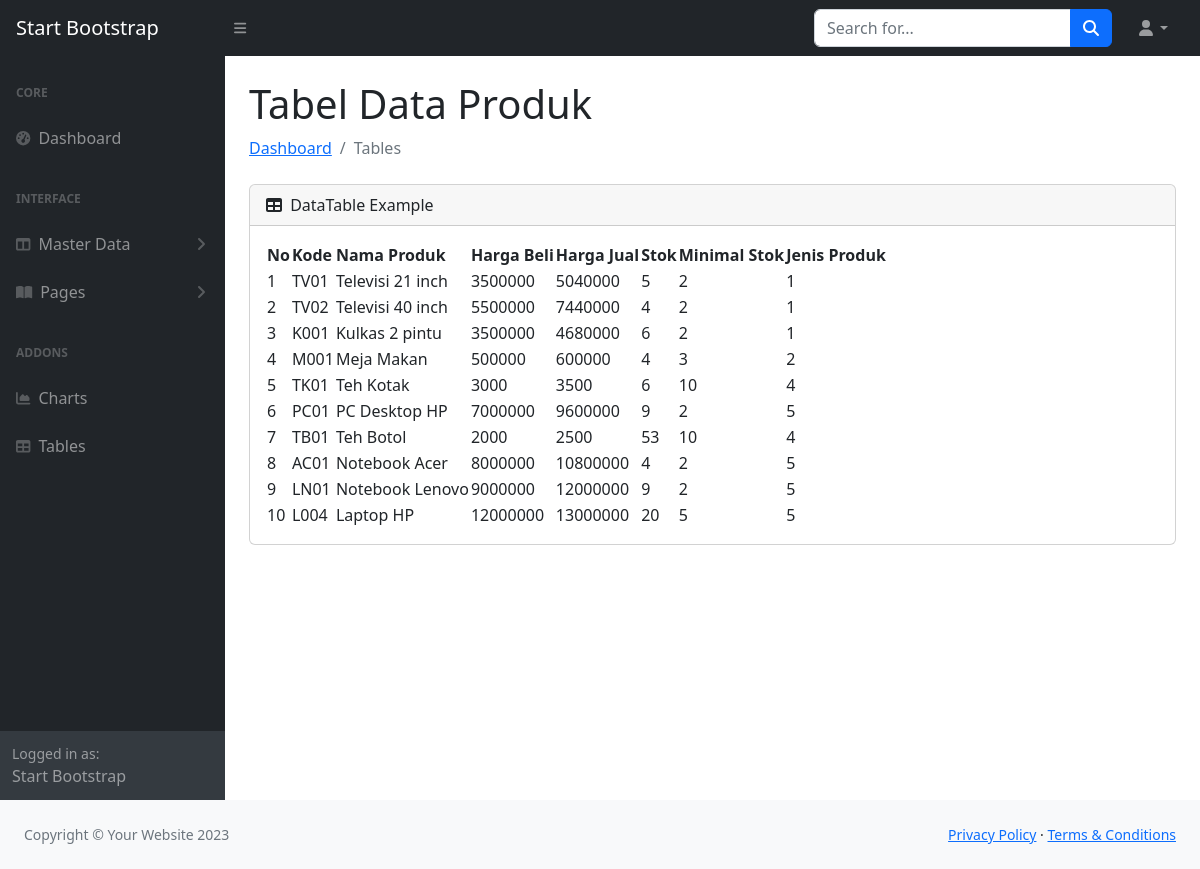
The page /admin/index.php?url=product on the database its author committed.
### tables this page shows
CREATE TABLE `produk` (
  `id` int(11) NOT NULL,
  `kode` varchar(10) DEFAULT NULL,
  `nama` varchar(45) DEFAULT NULL,
  `harga_beli` double DEFAULT NULL,
  `harga_jual` double DEFAULT NULL,
  `stok` int(11) DEFAULT NULL,
  `min_stok` int(11) DEFAULT NULL,
  `jenis_produk_id` int(11) NOT NULL
);

### admin/models/produk.php (called while the page is built)
<?php
class Produk{
    private $koneksi;
    public function __construct(){
        global $dbh;
        $this->koneksi = $dbh;
    }
    public function dataProduk(){
        $sql = "SELECT produk.*, jenis_produk.nama as Kategori FROM produk INNER JOIN
        jenis_produk ON jenis_produk.id = produk.jenis_produk_id";
        $ps = $this->koneksi->prepare($sql);
        $ps->execute();
        $rs = $ps->fetchAll();
        return $rs;
    }
}
?>

### admin/product.php (the view, shortened to what this page needs)
<?php
    include_once 'top.php';
    include_once 'menu.php';
$model = new Produk();
$data_produk = $model->dataProduk();
?>
                        <h1 class="mt-4">Tabel Data Produk</h1>
                        <ol class="breadcrumb mb-4">
                            <li class="breadcrumb-item"><a href="index.html">Dashboard</a></li>
                            <li class="breadcrumb-item active">Tables</li>
                        </ol>
                        <div class="card mb-4">
                            <div class="card-header">
                                <i class="fas fa-table me-1"></i>
                                DataTable Example
                            </div>
                            <div class="card-body">
                                <table id="datatablesSimple">
                                <thead>
                                        <tr>
                                            <th>No</th>
                                            <th>Kode</th>
                                            <th>Nama Produk</th>
                                            <th>Harga Beli</th>
                                            <th>Harga Jual</th>
                                            <th>Stok</th>
                                            <th>Minimal Stok</th>
                                            <th>Jenis Produk</th>
                                        </tr>
                                    </thead>
                                    <tbody>
                                        <?php
                                        $no = 1;
                                        foreach($data_produk as $row){
                                        ?>
                                        <tr>
                                            <td><?= $no ?></td>
                                            <td><?= $row['kode']?></td>
                                            <td><?= $row['nama']?></td>
                                            <td><?= $row['harga_beli']?></td>
                                            <td><?= $row['harga_jual']?></td>
                                            <td><?= $row['stok']?></td>
                                            <td><?= $row['min_stok']?></td>
                                            <td><?= $row['jenis_produk_id']?></td>
                                        </tr>
                                        <?php
                                        $no++;
                                        }
                                        ?>
                                    </tbody>
                                </table>
                            </div>
</div>
</div>

### admin/top.php (shortened to what this page needs)
<!DOCTYPE html>
<html lang="en">
    <head>
        <link href="css/styles.css" rel="stylesheet" />
        <link href="https://cdn.jsdelivr.net/npm/simple-datatables@7.1.2/dist/style.min.css" rel="stylesheet" />
    </head>
    <body>
        <nav class="sb-topnav navbar navbar-expand navbar-dark bg-dark">
            <a class="navbar-brand ps-3" href="index.html">Start Bootstrap</a>
            <button class="btn btn-link btn-sm order-1 order-lg-0 me-4 me-lg-0" id="sidebarToggle" href="#!"><i class="fas fa-bars"></i></button>
            <form class="d-none d-md-inline-block form-inline ms-auto me-0 me-md-3 my-2 my-md-0">
                <div class="input-group">
                    <input class="form-control" type="text" placeholder="Search for..." aria-label="Search for..." aria-describedby="btnNavbarSearch" />
                    <button class="btn btn-primary" id="btnNavbarSearch" type="button"><i class="fas fa-search"></i></button>
                </div>
            </form>
            <ul class="navbar-nav ms-auto ms-md-0 me-3 me-lg-4">
                <li class="nav-item dropdown">
                    <a class="nav-link dropdown-toggle" id="navbarDropdown" href="#" role="button" data-bs-toggle="dropdown" aria-expanded="false"><i class="fas fa-user fa-fw"></i></a>
                </li>
            </ul>
        </nav>

### admin/menu.php (shortened to what this page needs)
<div id="layoutSidenav">
            <div id="layoutSidenav_nav">
                <nav class="sb-sidenav accordion sb-sidenav-dark" id="sidenavAccordion">
                    <div class="sb-sidenav-menu">
                        <div class="nav">
                            <div class="sb-sidenav-menu-heading">Core</div>
                            <a class="nav-link" href="index.php?url=dashboard">
                                <div class="sb-nav-link-icon"><i class="fas fa-tachometer-alt"></i></div>
                                Dashboard
                            </a>
                            <div class="sb-sidenav-menu-heading">Interface</div>
                            <a class="nav-link collapsed" href="#" data-bs-toggle="collapse" data-bs-target="#collapseLayouts" aria-expanded="false" aria-controls="collapseLayouts">
                                <div class="sb-nav-link-icon"><i class="fas fa-columns"></i></div>
                                Master Data
                                <div class="sb-sidenav-collapse-arrow"><i class="fas fa-angle-down"></i></div>
                            </a>
                            <a class="nav-link collapsed" href="#" data-bs-toggle="collapse" data-bs-target="#collapsePages" aria-expanded="false" aria-controls="collapsePages">
                                <div class="sb-nav-link-icon"><i class="fas fa-book-open"></i></div>
                                Pages
                                <div class="sb-sidenav-collapse-arrow"><i class="fas fa-angle-down"></i></div>
                            </a>
                            <div class="sb-sidenav-menu-heading">Addons</div>
                            <a class="nav-link" href="charts.html">
                                <div class="sb-nav-link-icon"><i class="fas fa-chart-area"></i></div>
                                Charts
                            </a>
                            <a class="nav-link" href="tables.html">
                                <div class="sb-nav-link-icon"><i class="fas fa-table"></i></div>
                                Tables
                            </a>
                        </div>
                    </div>
                    <div class="sb-sidenav-footer">
                        <div class="small">Logged in as:</div>
                        Start Bootstrap
                    </div>
                </nav>
            </div>

### admin/index.php (shortened to what this page needs)
<?php
include_once 'top.php';
include_once 'menu.php';
include_once 'models/produk.php';
?>
 <div id="layoutSidenav_content">
                <main>
                    <div class="container-fluid px-4">
                        <?php
                        $url = $_GET['url'];
                        if($url == 'dashboard'){
                            include_once 'dashboard.php';
                        } else if (!empty($url)){
                            include_once ''.$url.'.php';
                        } else { 'dashboard.php';
                        }
                        ?>
                    </div>
</div>
<?php
include_once 'bottom.php';
?>

### admin/bottom.php (shortened to what this page needs)
<footer class="py-4 bg-light mt-auto">
                    <div class="container-fluid px-4">
                        <div class="d-flex align-items-center justify-content-between small">
                            <div class="text-muted">Copyright &copy; Your Website 2023</div>
                            <div>
                                <a href="#">Privacy Policy</a>
                                &middot;
                                <a href="#">Terms &amp; Conditions</a>
                            </div>
                        </div>
                    </div>
                </footer>
    </body>
</html>

### rows shown on the page
produk: kode "TV01", nama "Televisi 21 inch", harga_beli "3500000", harga_jual "5040000", stok "5", min_stok "2", jenis_produk "1"
produk: kode "TV02", nama "Televisi 40 inch", harga_beli "5500000", harga_jual "7440000", stok "4", min_stok "2", jenis_produk "1"
produk: kode "K001", nama "Kulkas 2 pintu", harga_beli "3500000", harga_jual "4680000", stok "6", min_stok "2", jenis_produk "1"
produk: kode "M001", nama "Meja Makan", harga_beli "500000", harga_jual "600000", stok "4", min_stok "3", jenis_produk "2"
produk: kode "TK01", nama "Teh Kotak", harga_beli "3000", harga_jual "3500", stok "6", min_stok "10", jenis_produk "4"
produk: kode "PC01", nama "PC Desktop HP", harga_beli "7000000", harga_jual "9600000", stok "9", min_stok "2", jenis_produk "5"
produk: kode "TB01", nama "Teh Botol", harga_beli "2000", harga_jual "2500", stok "53", min_stok "10", jenis_produk "4"
produk: kode "AC01", nama "Notebook Acer", harga_beli "8000000", harga_jual "10800000", stok "4", min_stok "2", jenis_produk "5"
produk: kode "LN01", nama "Notebook Lenovo", harga_beli "9000000", harga_jual "12000000", stok "9", min_stok "2", jenis_produk "5"
produk: kode "L004", nama "Laptop HP", harga_beli "12000000", harga_jual "13000000", stok "20", min_stok "5", jenis_produk "5"
